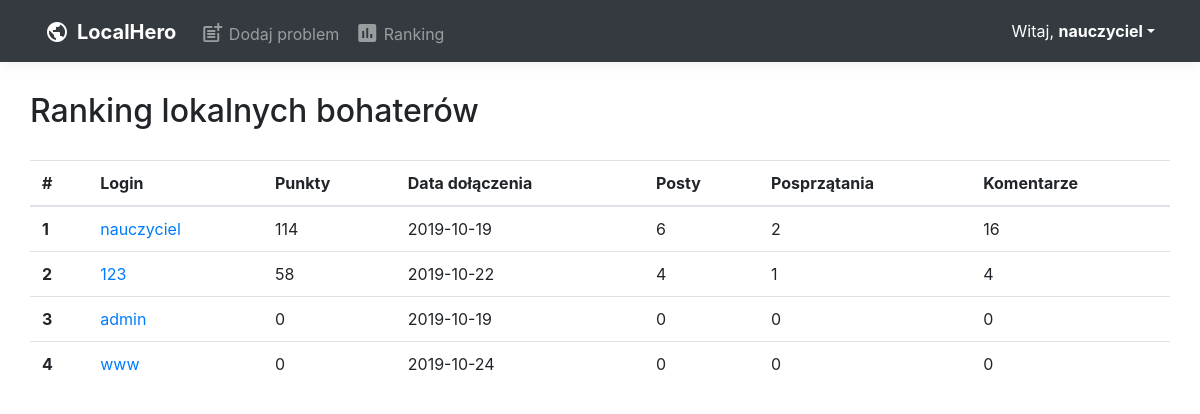
The app's page /index.php?page=ranking (signed in) with its own data.
### tables this page shows
CREATE TABLE IF NOT EXISTS `user` (
  `id` int(11) NOT NULL AUTO_INCREMENT,
  `login` varchar(100) NOT NULL,
  `password` varchar(64) NOT NULL,
  `e_mail` varchar(100) NOT NULL,
  `date` date NOT NULL,
  `moderator` tinyint(1) NOT NULL DEFAULT '0',
  `status` tinyint(1) NOT NULL,
  PRIMARY KEY (`id`)
);

### classes.php (called while the page is built, shortened)
<?php
include_once('classes/DBConnect.php');
function classesAutoLoader($className)
{
	if(file_exists('classes/'.$className.'.php'))
	{
		return true;
	}
	else
	{
		return false;
	}
}
?>

### classes/user.php (called while the page is built, shortened)
<?php
class User extends DBConnect
{
    public function getRanking()
    {
        try
        {
            $stmt = $this -> connection -> query('SELECT user.id, user.login, user.date,
            (SELECT COUNT(post.id_user) FROM post WHERE post.id_user = user.id AND post.status="approved") AS posts,
            (SELECT COUNT(cleaned_up.id_user) FROM cleaned_up WHERE cleaned_up.id_user = user.id AND cleaned_up.status="approved") AS cleaned_up,
            (SELECT COUNT(comment.id_user) FROM comment WHERE comment.id_user = user.id AND comment.status=1) AS comments,
            ((SELECT COUNT(post.id_user) FROM post WHERE post.id_user = user.id AND post.status="approved") * 10
            + (SELECT COUNT(cleaned_up.id_user) FROM cleaned_up WHERE cleaned_up.id_user = user.id AND cleaned_up.status="approved") * 10
            + (SELECT COUNT(comment.id_user) FROM comment WHERE comment.id_user = user.id AND comment.status=1)*2
            + (SELECT COUNT(IF(post_reaction.reaction = 1, 1, NULL)) FROM post_reaction, post WHERE post.id_user = user.id AND post.id = post_reaction.id_post AND post.status="approved")
            - (SELECT COUNT(IF(post_reaction.reaction = 0, 1, NULL)) FROM post_reaction, post WHERE post.id_user = user.id AND post.id = post_reaction.id_post AND post.status="approved")
            )
            AS points
            FROM user WHERE user.status=1 ORDER BY points DESC LIMIT 0,100');
            $this -> resultGetRanking = true;
        }
        catch(PDOException $e)
		{
			$this -> resultGetRanking = false;
		}
    }
}
?>

### classes/DBConnect.php (called while the page is built, shortened)
<?php
class DBConnect
{
	private $name_user_db = 'root';
	private $password_user_db = '';
	private $host = '127.0.0.1';
	private $db_name = 'localhero';
	private static $connectionGlobal = false;
	public function __construct()
	{
			if(DBConnect::$connectionGlobal === false)
			{
				try
				{
					DBConnect::$connectionGlobal = new PDO('mysql:host='.$this->host.';dbname='.$this->db_name.';charset=utf8',$this->name_user_db,$this->password_user_db);
				}
				catch(PDOException $e)
				{
					DBConnect::$resultConnectionGlobal = false;
				}
			}
			$this->connection = DBConnect::$connectionGlobal;
	}
}
?>

### modules/ranking.php (the view, shortened to what this page needs)
<?php
$user = new User();
if($user -> resultConnection)
{
    $user -> getRanking();
    if($user -> resultGetRanking)
    {
        $error = -1;
    }
}
switch($error)
{
    case -1:
        echo '
        <div class="container">
          <div class="row">
        <h2 style="margin-top:30px; margin-bottom:30px">Ranking lokalnych bohaterów</h2>
        <table class="table table-hover">
            <thead>
            <tr>
                <th scope="col">#</th>
                <th scope="col">Login</th>
                <th scope="col">Punkty</th>
                <th scope="col">Data dołączenia</th>
                <th scope="col">Posty</th>
                <th scope="col">Posprzątania</th>
                <th scope="col">Komentarze</th>
            </tr>
            </thead>
            <tbody>';
            $i = 1;
            foreach($user -> ranking as $row)
            {
                echo '
                <tr>
                    <th scope="row">'.$i.'</th>
                    <td>
                        <a href="index.php?page=view_user&user_id='.$row['id'].'">'.$row['login'].'</a>
                    </td>
                    <td>'.$row['points'].'</td>
                    <td>'.$row['date'].'</td>
                    <td>'.$row['posts'].'</td>
                    <td>'.$row['cleaned_up'].'</td>
                    <td>'.$row['comments'].'</td>
                </tr>';
                $i++;
            }
        echo '
        </tbody>
        </table>
        </div>
        </div>';
}
?>

### assets/css/main.css (style rules this page uses)
:root { --jumbotron-padding-y: 3rem; }

### records on screen
user: login "nauczyciel", points "114", date "2019-10-19", posts "6", cleaned_up "2", comments "16"
user: login "123", points "58", date "2019-10-22", posts "4", cleaned_up "1", comments "4"
user: login "admin", points "0", date "2019-10-19", posts "0", cleaned_up "0", comments "0"
user: login "www", points "0", date "2019-10-24", posts "0", cleaned_up "0", comments "0"

### other values on screen
$user_login "nauczyciel"
